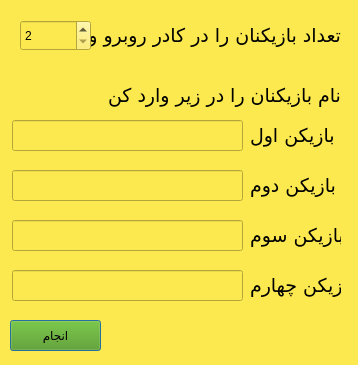
<?xml version="1.0" encoding="UTF-8"?>
<ui version="4.0">
 <class>SetPlayerDialog</class>
 <widget class="QDialog" name="SetPlayerDialog">
  <property name="windowModality">
   <enum>Qt::NonModal</enum>
  </property>
  <property name="geometry">
   <rect>
    <x>0</x>
    <y>0</y>
    <width>358</width>
    <height>365</height>
   </rect>
  </property>
  <property name="sizePolicy">
   <sizepolicy hsizetype="Preferred" vsizetype="Preferred">
    <horstretch>0</horstretch>
    <verstretch>0</verstretch>
   </sizepolicy>
  </property>
  <property name="maximumSize">
   <size>
    <width>358</width>
    <height>365</height>
   </size>
  </property>
  <property name="sizeIncrement">
   <size>
    <width>358</width>
    <height>365</height>
   </size>
  </property>
  <property name="windowTitle">
   <string>Set Player Dialog</string>
  </property>
  <property name="styleSheet">
   <string notr="true">background-color: rgb(252, 233, 79);</string>
  </property>
  <property name="modal">
   <bool>true</bool>
  </property>
  <widget class="QPushButton" name="Button">
   <property name="geometry">
    <rect>
     <x>10</x>
     <y>320</y>
     <width>91</width>
     <height>31</height>
    </rect>
   </property>
   <property name="styleSheet">
    <string notr="true">background-color: rgb(78, 154, 6);</string>
   </property>
   <property name="text">
    <string>انجام</string>
   </property>
  </widget>
  <widget class="QSpinBox" name="number_of_players">
   <property name="geometry">
    <rect>
     <x>20</x>
     <y>20</y>
     <width>71</width>
     <height>31</height>
    </rect>
   </property>
   <property name="minimum">
    <number>2</number>
   </property>
   <property name="maximum">
    <number>4</number>
   </property>
  </widget>
  <widget class="QLabel" name="message">
   <property name="geometry">
    <rect>
     <x>10</x>
     <y>10</y>
     <width>331</width>
     <height>51</height>
    </rect>
   </property>
   <property name="font">
    <font>
     <family>0 Nazanin</family>
    </font>
   </property>
   <property name="layoutDirection">
    <enum>Qt::RightToLeft</enum>
   </property>
   <property name="text">
    <string>&lt;html&gt;&lt;head/&gt;&lt;body&gt;&lt;p&gt;&lt;span style=&quot; font-size:14pt;&quot;&gt;تعداد بازیکنان را در کادر روبرو وارد کن&lt;/span&gt;&lt;/p&gt;&lt;/body&gt;&lt;/html&gt;</string>
   </property>
   <property name="alignment">
    <set>Qt::AlignRight|Qt::AlignTrailing|Qt::AlignVCenter</set>
   </property>
  </widget>
  <widget class="QLabel" name="message_2">
   <property name="geometry">
    <rect>
     <x>10</x>
     <y>70</y>
     <width>331</width>
     <height>51</height>
    </rect>
   </property>
   <property name="font">
    <font>
     <family>0 Nazanin</family>
    </font>
   </property>
   <property name="layoutDirection">
    <enum>Qt::RightToLeft</enum>
   </property>
   <property name="text">
    <string>&lt;html&gt;&lt;head/&gt;&lt;body&gt;&lt;p&gt;&lt;span style=&quot; font-size:14pt;&quot;&gt;نام بازیکنان را در زیر وارد کن&lt;/span&gt;&lt;/p&gt;&lt;/body&gt;&lt;/html&gt;</string>
   </property>
   <property name="alignment">
    <set>Qt::AlignRight|Qt::AlignTrailing|Qt::AlignVCenter</set>
   </property>
  </widget>
  <widget class="QLabel" name="message_3">
   <property name="geometry">
    <rect>
     <x>250</x>
     <y>110</y>
     <width>91</width>
     <height>51</height>
    </rect>
   </property>
   <property name="font">
    <font>
     <family>0 Nazanin</family>
    </font>
   </property>
   <property name="layoutDirection">
    <enum>Qt::RightToLeft</enum>
   </property>
   <property name="text">
    <string>&lt;html&gt;&lt;head/&gt;&lt;body&gt;&lt;p&gt;&lt;span style=&quot; font-size:14pt;&quot;&gt;بازیکن اول&lt;/span&gt;&lt;/p&gt;&lt;/body&gt;&lt;/html&gt;</string>
   </property>
   <property name="alignment">
    <set>Qt::AlignJustify|Qt::AlignVCenter</set>
   </property>
  </widget>
  <widget class="QLineEdit" name="Player_name_1">
   <property name="geometry">
    <rect>
     <x>12</x>
     <y>120</y>
     <width>231</width>
     <height>31</height>
    </rect>
   </property>
  </widget>
  <widget class="QLabel" name="message_4">
   <property name="geometry">
    <rect>
     <x>250</x>
     <y>160</y>
     <width>91</width>
     <height>51</height>
    </rect>
   </property>
   <property name="font">
    <font>
     <family>0 Nazanin</family>
    </font>
   </property>
   <property name="layoutDirection">
    <enum>Qt::RightToLeft</enum>
   </property>
   <property name="text">
    <string>&lt;html&gt;&lt;head/&gt;&lt;body&gt;&lt;p&gt;&lt;span style=&quot; font-size:14pt;&quot;&gt;بازیکن دوم&lt;/span&gt;&lt;/p&gt;&lt;/body&gt;&lt;/html&gt;</string>
   </property>
   <property name="alignment">
    <set>Qt::AlignJustify|Qt::AlignVCenter</set>
   </property>
  </widget>
  <widget class="QLineEdit" name="Player_name_2">
   <property name="geometry">
    <rect>
     <x>12</x>
     <y>170</y>
     <width>231</width>
     <height>31</height>
    </rect>
   </property>
  </widget>
  <widget class="QLineEdit" name="Player_name_3">
   <property name="geometry">
    <rect>
     <x>12</x>
     <y>220</y>
     <width>231</width>
     <height>31</height>
    </rect>
   </property>
  </widget>
  <widget class="QLabel" name="message_5">
   <property name="geometry">
    <rect>
     <x>250</x>
     <y>210</y>
     <width>91</width>
     <height>51</height>
    </rect>
   </property>
   <property name="font">
    <font>
     <family>0 Nazanin</family>
    </font>
   </property>
   <property name="layoutDirection">
    <enum>Qt::RightToLeft</enum>
   </property>
   <property name="text">
    <string>&lt;html&gt;&lt;head/&gt;&lt;body&gt;&lt;p&gt;&lt;span style=&quot; font-size:14pt;&quot;&gt;بازیکن سوم&lt;/span&gt;&lt;/p&gt;&lt;/body&gt;&lt;/html&gt;</string>
   </property>
   <property name="alignment">
    <set>Qt::AlignJustify|Qt::AlignVCenter</set>
   </property>
  </widget>
  <widget class="QLabel" name="message_6">
   <property name="geometry">
    <rect>
     <x>250</x>
     <y>260</y>
     <width>91</width>
     <height>51</height>
    </rect>
   </property>
   <property name="font">
    <font>
     <family>0 Nazanin</family>
    </font>
   </property>
   <property name="layoutDirection">
    <enum>Qt::RightToLeft</enum>
   </property>
   <property name="text">
    <string>&lt;html&gt;&lt;head/&gt;&lt;body&gt;&lt;p&gt;&lt;span style=&quot; font-size:14pt;&quot;&gt;بازیکن چهارم&lt;/span&gt;&lt;/p&gt;&lt;/body&gt;&lt;/html&gt;</string>
   </property>
   <property name="alignment">
    <set>Qt::AlignJustify|Qt::AlignVCenter</set>
   </property>
  </widget>
  <widget class="QLineEdit" name="Player_name_4">
   <property name="geometry">
    <rect>
     <x>12</x>
     <y>270</y>
     <width>231</width>
     <height>31</height>
    </rect>
   </property>
  </widget>
  <zorder>message</zorder>
  <zorder>Button</zorder>
  <zorder>number_of_players</zorder>
  <zorder>message_2</zorder>
  <zorder>message_3</zorder>
  <zorder>Player_name_1</zorder>
  <zorder>message_4</zorder>
  <zorder>Player_name_2</zorder>
  <zorder>Player_name_3</zorder>
  <zorder>message_5</zorder>
  <zorder>message_6</zorder>
  <zorder>Player_name_4</zorder>
 </widget>
 <resources/>
 <connections/>
</ui>
